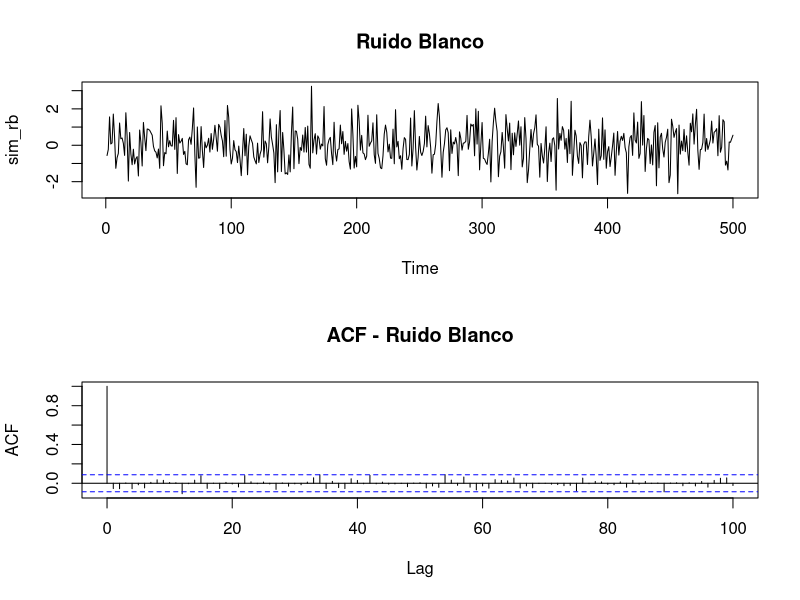
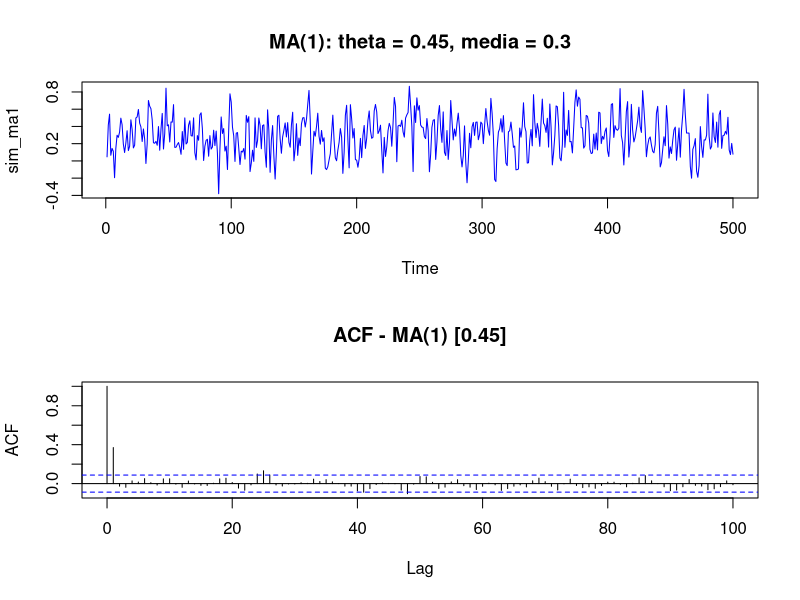
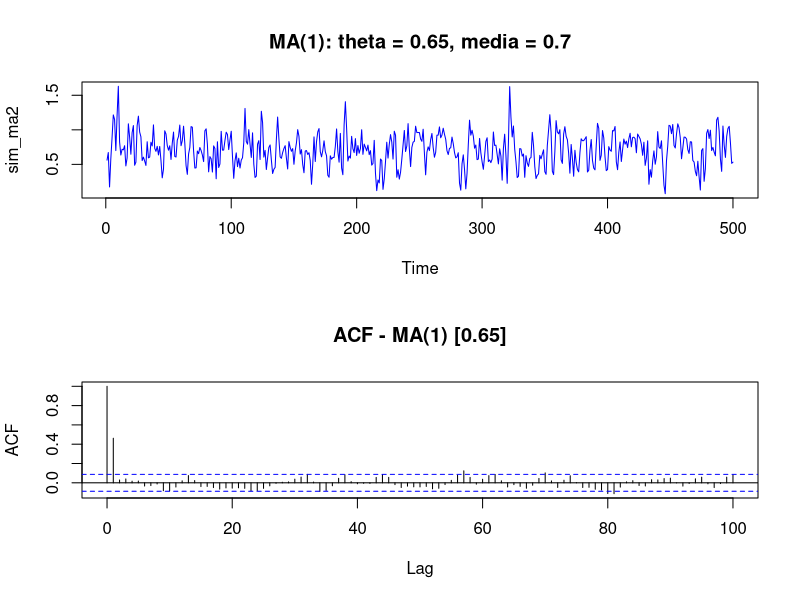
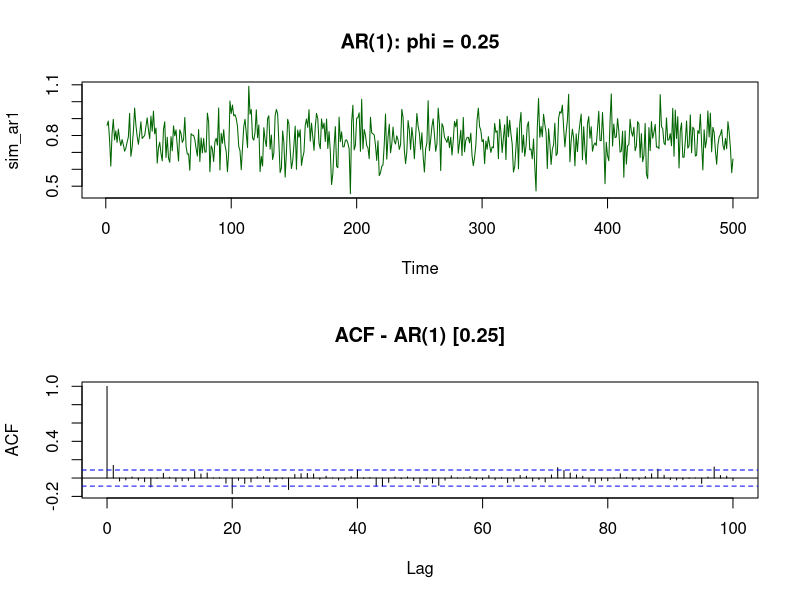
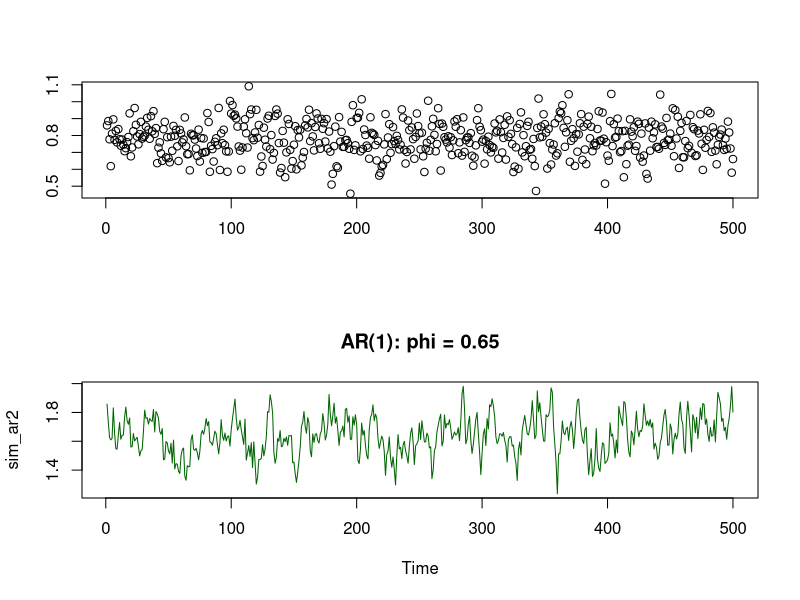
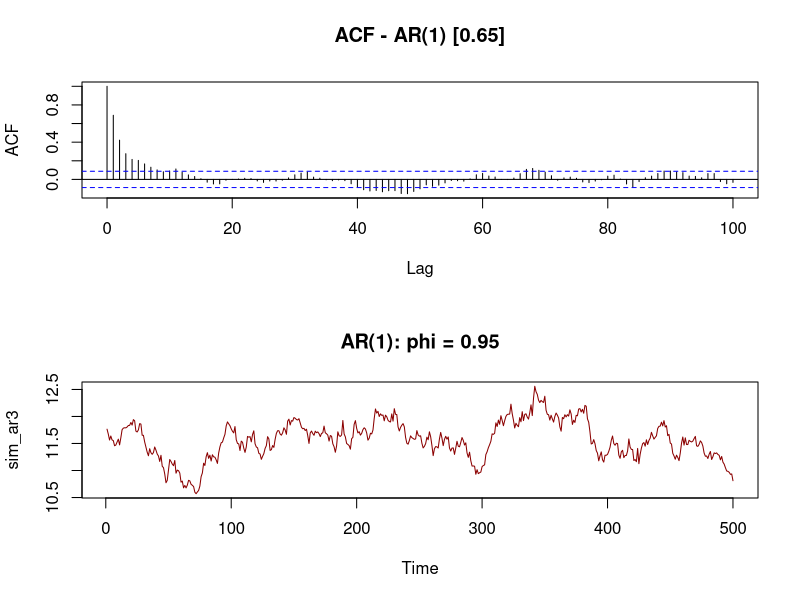
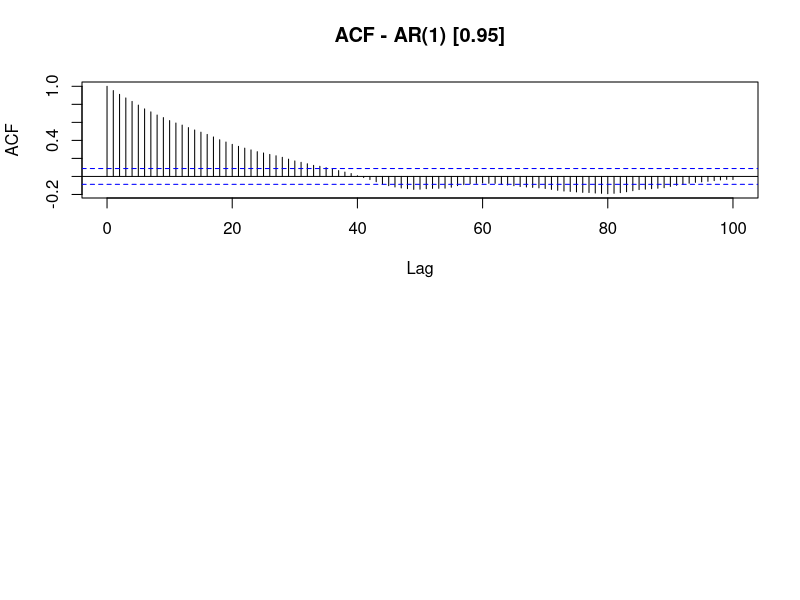
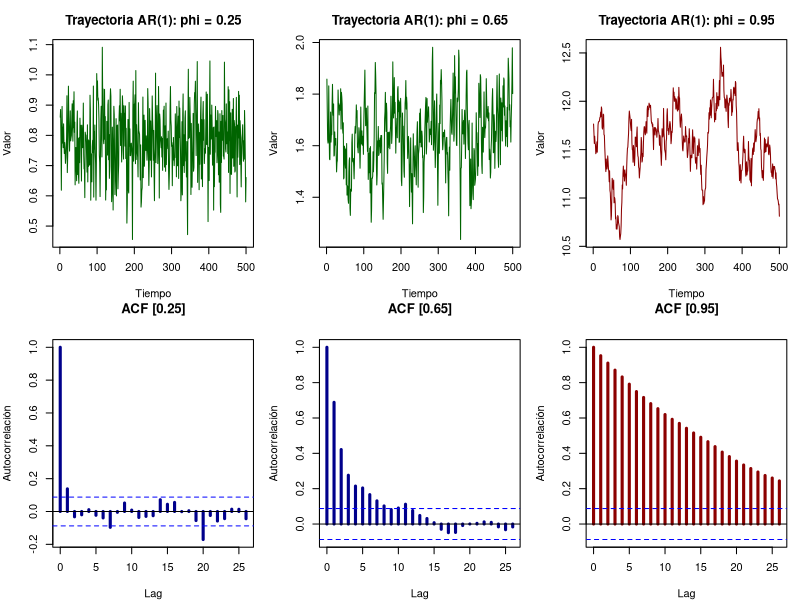

The R source for these figures, in order:
# ==============================================================================
# SIMULACIÓN DE PROCESOS MA(1), AR(1) Y RUIDO BLANCO
# ==============================================================================

# 1. Fijamos la semilla para asegurar que los resultados sean reproducibles
set.seed(123)

# Configuramos la ventana gráfica para ver Serie, ACF y #pacf juntos (3 filas, 1 columna)
par(mfrow = c(2, 1))

# ==============================================================================
# A) RUIDO BLANCO
# ==============================================================================
sim_rb <- arima.sim(n = 500, model = list(), sd = 1)

plot.ts(sim_rb, col = "black", main = "Ruido Blanco")
acf(sim_rb, main = "ACF - Ruido Blanco", lag=100)
#pacf(sim_rb, main = "#pacf - Ruido Blanco")

# ==============================================================================
# B) SIMULACIONES MA(1)
# ==============================================================================

# Ejemplo 1: MA(1) con theta = 0.45 y media = 0.3
sim_ma1 <- arima.sim(n = 500, model = list(ma = 0.45), sd = 0.2) + 0.3
plot.ts(sim_ma1, col = "blue", main = "MA(1): theta = 0.45, media = 0.3")
acf(sim_ma1, main = "ACF - MA(1) [0.45]", lag=100)
#pacf(sim_ma1, main = "#pacf - MA(1) [0.45]")

# Ejemplo 2: MA(1) con theta = 0.65 y media = 0.7
sim_ma2 <- arima.sim(n = 500, model = list(ma = 0.65), sd = 0.2) + 0.7
plot.ts(sim_ma2, col = "blue", main = "MA(1): theta = 0.65, media = 0.7")
acf(sim_ma2, main = "ACF - MA(1) [0.65]", lag=100)
#pacf(sim_ma2, main = "#pacf - MA(1) [0.65]")

# ==============================================================================
# C) SIMULACIONES AR(1)
# ==============================================================================
# Nota: La media teórica real de un AR(1) se calcula como: Intercepto / (1 - phi).
# Usaremos tu intercepto de 0.58 para calcular dónde se centrará la serie.

n= 500
# Ejemplo 1: AR(1) con phi = 0.25
media_ar1 <- 0.58 / (1 - 0.25)
sim_ar1 <- arima.sim(n = 500, model = list(ar = 0.25), sd = 0.10) + media_ar1
plot.ts(sim_ar1, col = "darkgreen", main = "AR(1): phi = 0.25")
acf(sim_ar1, main = "ACF - AR(1) [0.25]", lag=100)
#pacf(sim_ar1, main = "#pacf - AR(1) [0.25]")
plot(seq(1, n, 1), sim_ar1, xlab="", ylab="") # Diagrama de dispersion de los
# datos generados {X_i}_{i=1}^n

# Ejemplo 2: AR(1) con phi = 0.65
media_ar2 <- 0.58 / (1 - 0.65)
sim_ar2 <- arima.sim(n = 500, model = list(ar = 0.65), sd = 0.10) + media_ar2
plot.ts(sim_ar2, col = "darkgreen", main = "AR(1): phi = 0.65")
acf(sim_ar2, main = "ACF - AR(1) [0.65]", lag=100)
#pacf(sim_ar2, main = "#pacf - AR(1) [0.65]")

# Ejemplo 3: AR(1) con phi = 0.95
media_ar3 <- 0.58 / (1 - 0.95)
sim_ar3 <- arima.sim(n = 500, model = list(ar = 0.95), sd = 0.10) + media_ar3
plot.ts(sim_ar3, col = "darkred", main = "AR(1): phi = 0.95")
acf(sim_ar3, main = "ACF - AR(1) [0.95]", lag=100)
#pacf(sim_ar3, main = "#pacf - AR(1) [0.95]")

# # Seleccionando h bajo distintos métodos
# h1 <- bw.SJ(sim_ar3) # Sheather y Jones (1991)
# h2 <- bw.nrd0(sim_ar3) # Silverman(1986)
# h3 <- bw.nrd(sim_ar3)  # Scott(1992)
# h4 <- bw.ucv(sim_ar3)  # CV insesgada
# h5 <- bw.bcv(sim_ar3)  # CV sesgada  # In bw.bcv(x) : minimum occurred at one end of the range
# 
# npden1 <- density(sim_ar3, bw = h1) # 3.931768
# npden2 <- density(sim_ar3, bw = h2) # 3.847892
# npden3 <- density(sim_ar3, bw = h3) # 4.531962
# npden4 <- density(sim_ar3, bw = h4) # 4.861868
# npden5 <- density(sim_ar3, bw = h5) # 6.680812
# 
# # plot(npden)
# hist(sim_ar3, freq = FALSE, main = "Comparación de métodos clásicos para seleccionar h",
#      xlab = "Valores de x", ylab = "Densidad",
#      #xlab = paste("Bandwidth =", formatC(c(h1,h2,h3,h4,h5))), lty = 2,
#      border = "darkgray")
# #lines(c(npden1,npden2, npden3, npden4, npden5), lwd = 2)
# lines(npden1, lwd = 2, col = "blue")
# lines(npden2, lwd = 2, col = "red")
# lines(npden3, lwd = 2, col = "green")
# lines(npden4, lwd = 2, col = "darkblue")
# lines(npden5, lwd = 2, col = "darkgreen")
# rug(sim_ar3, col = "darkgray")
# 
# # Añadir leyenda
# legend("topright", 
#        legend = c("SJ", "Silverman", "Scott", "UCV", "BCV"), 
#        col = c("blue", "red", "green","darkblue", "darkgreen"), 
#        lwd = 2, 
#        bty = "n", # Sin caja alrededor de la leyenda
#        cex = 0.9)



# ==============================================================================
# 2. Restauramos la ventana gráfica a su estado original (1 gráfico por ventana)
# ==============================================================================
par(mfrow = c(1, 1))

# 1. Configurar el lienzo: 2 filas y 3 columnas
# Ajustamos los márgenes (abajo, izquierda, arriba, derecha)
par(mfrow = c(2, 3), mar = c(4, 4, 3, 1))

# --- FILA 1: Trayectorias de los procesos AR(1) ---
plot.ts(sim_ar1, col = "darkgreen", main = "Trayectoria AR(1): phi = 0.25", 
        ylab = "Valor", xlab = "Tiempo")

plot.ts(sim_ar2, col = "darkgreen", main = "Trayectoria AR(1): phi = 0.65", 
        ylab = "Valor", xlab = "Tiempo")

plot.ts(sim_ar3, col = "darkred", main = "Trayectoria AR(1): phi = 0.95", 
        ylab = "Valor", xlab = "Tiempo")

# --- FILA 2: Correlogramas (ACF) ---
# Mantenemos lwd = 3 para que las barras sean bien visibles
acf(sim_ar1, main = "ACF [0.25]", lwd = 3, col = "darkblue", 
    ylab = "Autocorrelación")

acf(sim_ar2, main = "ACF [0.65]", lwd = 3, col = "darkblue", 
    ylab = "Autocorrelación")

acf(sim_ar3, main = "ACF [0.95]", lwd = 3, col = "darkred", 
    ylab = "Autocorrelación")

# 2. Restaurar los parámetros gráficos a su estado original (1x1)
par(mfrow = c(1, 1))


# 1. Abrir el dispositivo PDF (con height = 4.5 para evitar el error de espacio en LaTeX)
pdf("trayectorias_acf_ar1.pdf", width = 12, height = 4.5)

# 2. Configurar el lienzo y márgenes
par(mfrow = c(2, 3), mar = c(4, 4, 3, 1))

# --- FILA 1: Trayectorias ---
plot.ts(sim_ar1, col = "dodgerblue4", main = "Trayectoria AR(1): phi = 0.25", 
        ylab = "Valor", xlab = "Tiempo")

plot.ts(sim_ar2, col = "forestgreen", main = "Trayectoria AR(1): phi = 0.65", 
        ylab = "Valor", xlab = "Tiempo")

plot.ts(sim_ar3, col = "firebrick", main = "Trayectoria AR(1): phi = 0.95", 
        ylab = "Valor", xlab = "Tiempo")

# --- FILA 2: Correlogramas ---
acf(sim_ar1, main = "ACF [0.25]", lwd = 3, col = "darkorange3", 
    ylab = "Autocorrelación")

acf(sim_ar2, main = "ACF [0.65]", lwd = 3, col = "darkorchid4", 
    ylab = "Autocorrelación")

acf(sim_ar3, main = "ACF [0.95]", lwd = 3, col = "darkcyan", 
    ylab = "Autocorrelación")

# 3. Restaurar parámetros y cerrar el dispositivo para guardar el archivo
par(mfrow = c(1, 1))
dev.off()


# ==========================================
# === SIMULACIONES MA(2) ===
# ==========================================

# Ejemplo 1: MA(2) con theta1 = 0.6, theta2 = 0.3 y media = 0.5
sim_ma2_a <- arima.sim(n = 500, model = list(ma = c(0.6, 0.3)), sd = 0.2) + 0.5
plot.ts(sim_ma2_a, col = "darkgreen", main = "MA(2): theta = c(0.6, 0.3), media = 0.5")
acf(sim_ma2_a, main = "ACF - MA(2) [0.6, 0.3]")
#pacf(sim_ma2_a, main = "PACF - MA(2) [0.6, 0.3]")

# Ejemplo 2: MA(2) con coeficientes mixtos (theta1 = 0.8, theta2 = -0.5) y media = 0
sim_ma2_b <- arima.sim(n = 500, model = list(ma = c(0.8, -0.5)), sd = 0.2) + 0.0
plot.ts(sim_ma2_b, col = "darkgreen", main = "MA(2): theta = c(0.8, -0.5), media = 0")
acf(sim_ma2_b, main = "ACF - MA(2) [0.8, -0.5]")
#pacf(sim_ma2_b, main = "PACF - MA(2) [0.8, -0.5]")
